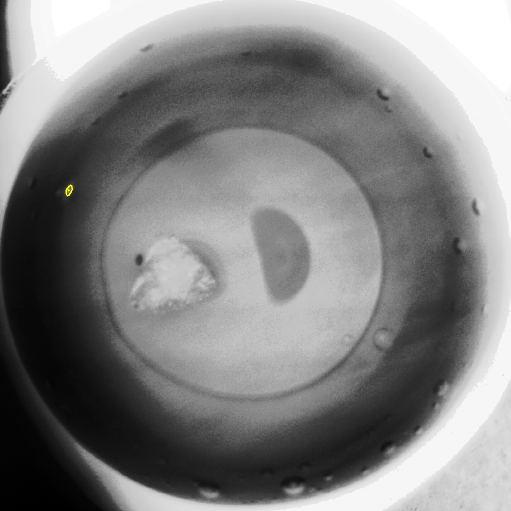
#> input picture data_2/0512.bmp, 1022 x 1022 px, found by its file name (shown at 1/2 size)
$ python hough_cut_one.py
#> lines starting #> are read from the running program, lines starting #| are printed output that depends on the picture; after the words box and inside, x2 and y2 are one past the last pixel; in counts of white or black regions, pixels touching at a corner belong together
import cv2
import numpy as np
import os

# root_dir为要读取文件的根目录
root_dir = r".\imgs"
min_x, min_y = 9999, 9999
max_x, max_y = 0, 0
x, y, r = 0, 0, 0
i1 = []

def process(filename):
#> called with filename = '0512.bmp'
    global min_x, min_y, max_x, max_y, x, y, r, i1
    open_filename = root_dir + "\\" + filename
    write_filename1 = ".\\hough_light_res_512" + "\\" + filename
    write_filename2 = ".\\hough_light_circle_512" + "\\" + filename
    img = cv2.imread(open_filename, 0)
#> img: shape (1022, 1022); min 0, max 255, mean 130.2
    gray = img[20:1100, 420:1650]
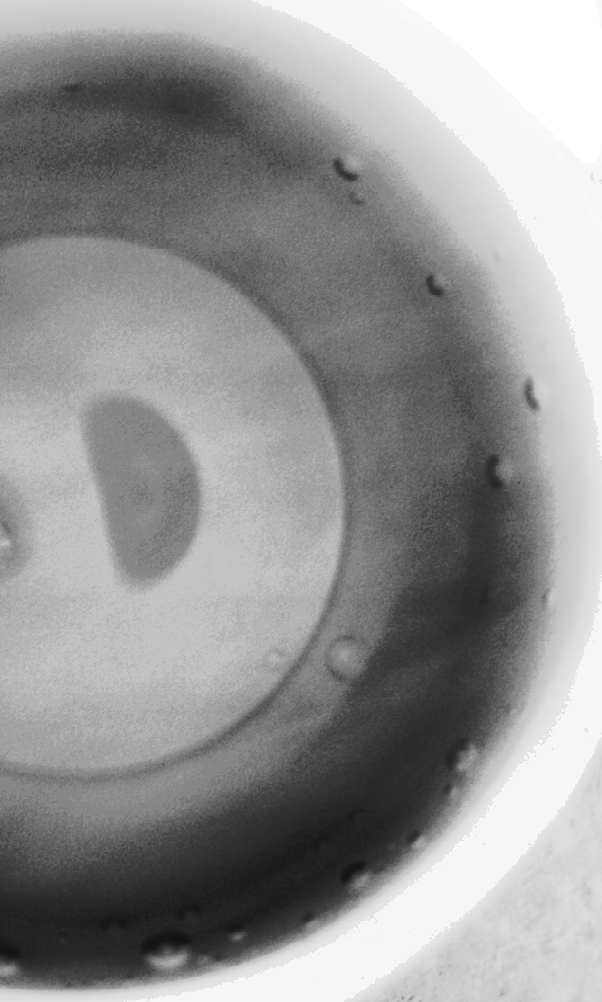
#> gray: shape (1002, 602); min 16, max 255, mean 148.9
    # cv2.imwrite(write_filename2 + '_real.bmp', gray)
    gray = cv2.resize(gray, (0, 0), fx=0.905, fy=1)
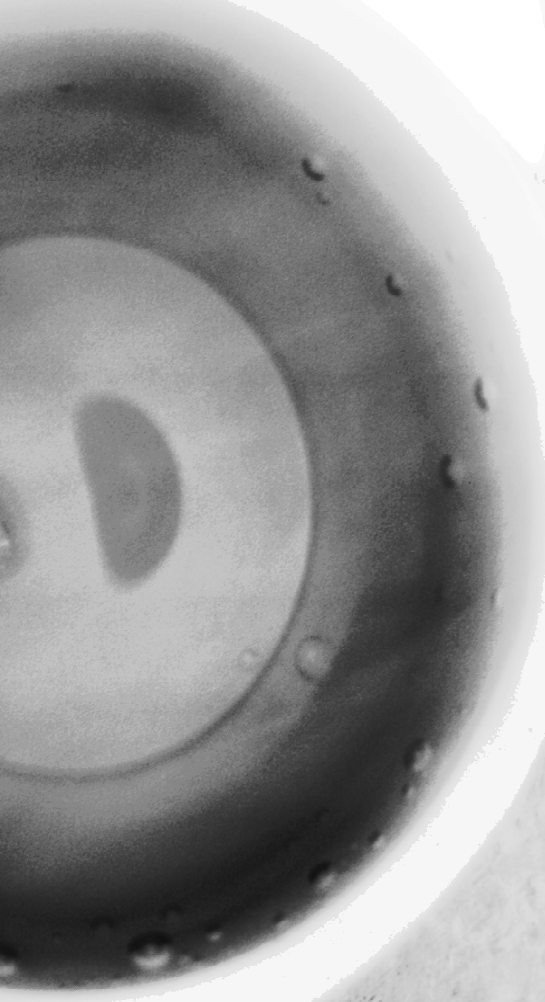
#> gray: shape (1002, 545); min 16, max 255, mean 149
    light = np.zeros_like(gray)
    light_y, light_x = light.shape
#> light_y = 1002; light_x = 545
    light[round(light_y/2):light_y, 0:round(light_x / 2)] = 50
    # gray = cv2.add(gray, light)
    detected_edges = cv2.GaussianBlur(gray, (15, 15), 0)
    #detected_edges = cv2.GaussianBlur(detected_edges, (15, 15), 0)
    detected_edges = cv2.add(detected_edges, light)
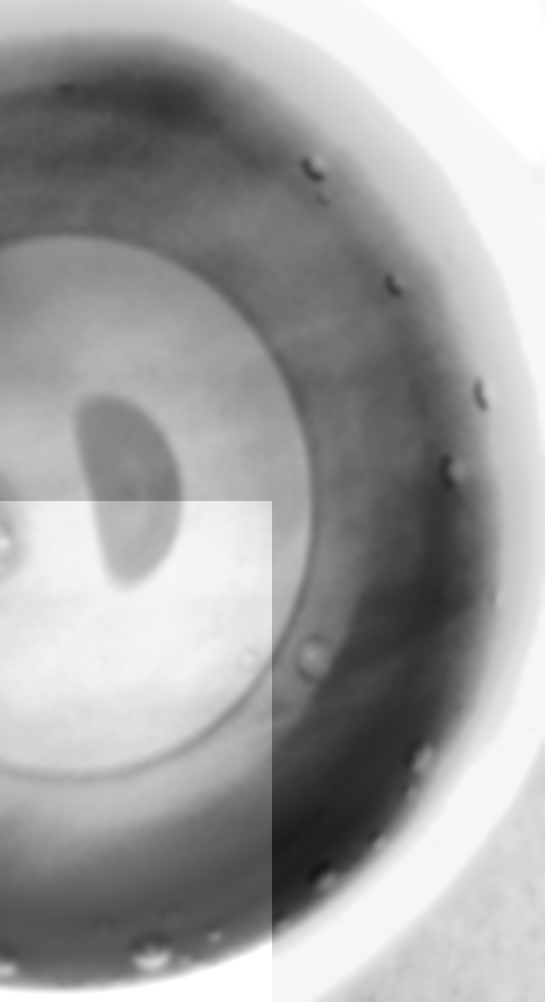
#> detected_edges: shape (1002, 545); min 23, max 255, mean 161.2
    detected_edges = cv2.equalizeHist(detected_edges)
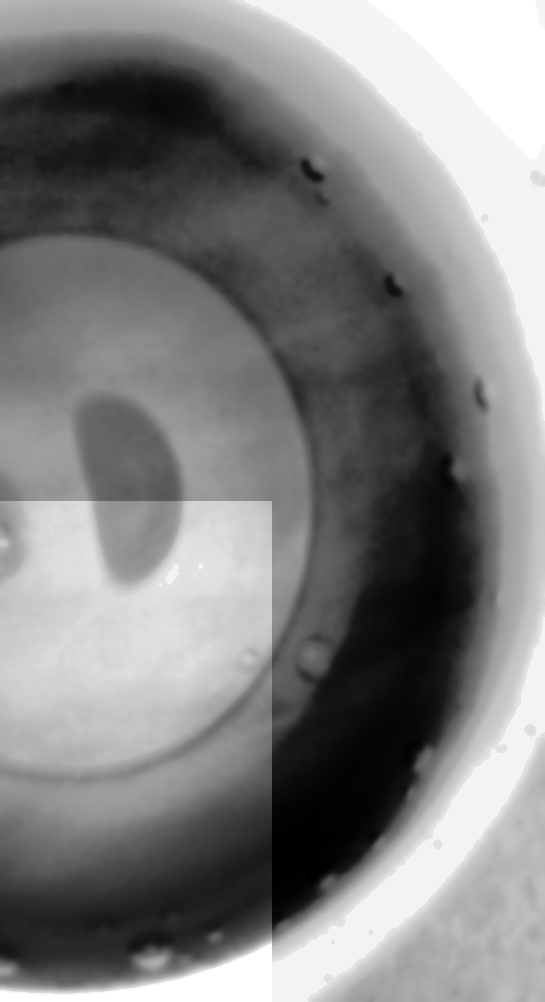
#> detected_edges: shape (1002, 545); min 0, max 255, mean 128.8
    # detected_edges = cv2.GaussianBlur(detected_edges, (15, 15), 0)
    circles1 = cv2.HoughCircles(detected_edges, cv2.HOUGH_GRADIENT, 1,
                                500, param1=88, param2=20, minRadius=480, maxRadius=520)
#> circles1 = [[54.5, 486.5, 506.2]]
    circles = circles1[0, :, :]
#> circles = [[54.5, 486.5, 506.2]]
    circles = np.uint16(np.around(circles))
#> circles = [[54, 486, 506]]

    for i in circles[:]:
        cv2.circle(detected_edges, (i[0], i[1]), i[2], (255, 0, 0), 5)
        cv2.circle(detected_edges, (i[0], i[1]), 2, (255, 0, 255), 10)
        i1 = i
        print(i)
        x = i[0];  y = i[1]; r = i[2]
        if(min_x > i[0] - i[2]):
            min_x = i[0] - i[2]
        if(min_y > i[1] - i[2]):
            min_y = i[1] - i[2]
        if(max_x < i[0] + i[2]):
            max_x = i[0] + i[2]
        if(max_y < i[1] + i[2]):
            max_y = i[1] + i[2]
#> this loop made 1 pass
#> (x, y, r, max_x, max_y) on pass 1: (54, 486, 506, 560, 992)
#| [ 54 486 506]
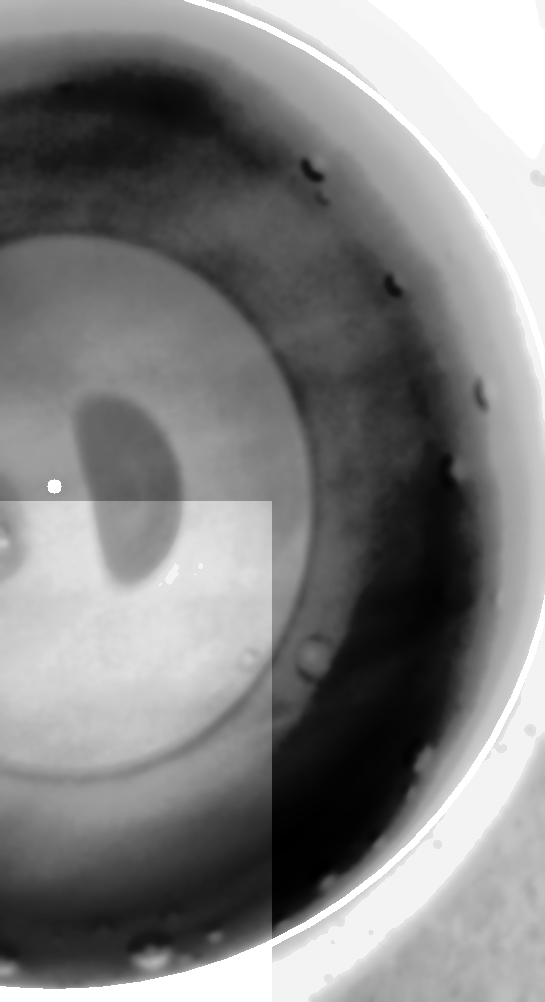
#> detected_edges: shape (1002, 545); 1.59% of pixels changed, all inside (x1, y1, x2, y2) = (0, 0, 545, 995)
#> after the loop, max_x = 560; max_y = 992; min_x = 9999; min_y = 9999
        # cv2.rectangle(img, (i[0] - i[2], i[1] + i[2]), (i[0] + i[2], i[1] - i[2]), (255, 255, 0), 5)
    print("圆心坐标", i[0], i[1])
#| 圆心坐标 54 486
    # 计算坐标
    gray = gray[min_y:max_y, min_x:max_x]
#> gray = empty array

    cv2.imwrite(write_filename1, gray)
    cv2.imwrite(write_filename2, detected_edges)

def cut(filename):
    open_filename = root_dir + "\\" + filename
    write_filename1 = ".\\hough_light_res_512" + "\\" + filename
    write_filename2 = ".\\hough_light_circle_512" + "\\" + filename
    img = cv2.imread(open_filename, 0)
    gray = img[20:1100, 420:1650]
    # cv2.imwrite(write_filename2 + '_real.bmp', gray)
    gray = cv2.resize(gray, (0, 0), fx=0.905, fy=1)
    circle = gray.copy()
    cv2.circle(circle, (i1[0], i1[1]), i1[2], (255, 0, 0), 5)
    cv2.circle(circle, (i1[0], i1[1]), 2, (255, 0, 255), 10)
    cv2.imwrite(write_filename2, circle)
    gray = gray[min_y:max_y, min_x:max_x]


    cv2.imwrite(write_filename1, gray)


if __name__ == "__main__":
    # 依次读取根目录下的每一个文件
    process('0512.bmp')
#> (the run stopped early here; a loop or call above may not have finished)
